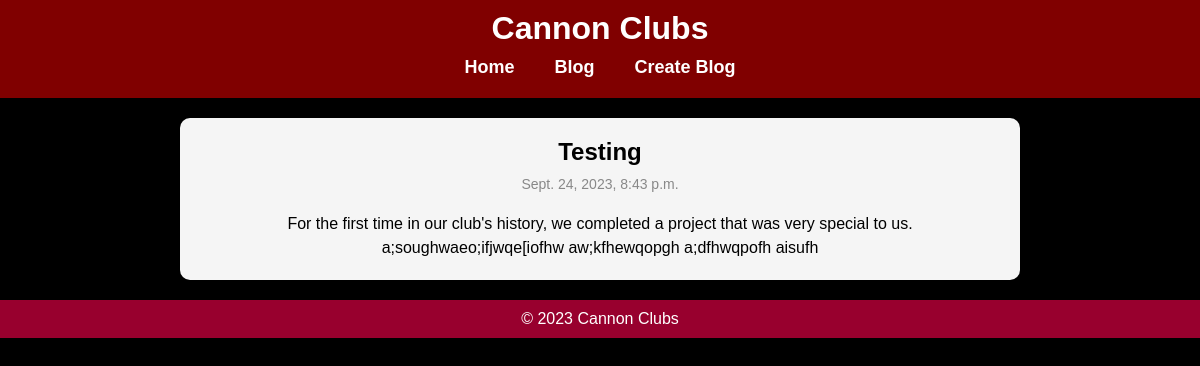
Page /blog/14/ on the committed database.
### blog/models.py (models this page shows, shortened)
class Post(models.Model):
    name = models.CharField(max_length=50)
    picture = models.ImageField()
    pub_date = models.DateTimeField("date published")
    words = models.CharField(max_length=250)

### blog/views.py (the view)
# urls.py: path("<int:pk>/", views.PostView.as_view(), name="post"),
class PostView(generic.DetailView):
    model = Post
    template_name = "blog/post.html"
    def get_queryset(self):
        return Post.objects.filter(pub_date__lte=timezone.now())

### blog/templates/blog/post.html (shortened to what this page needs)
{% load static %}
<!DOCTYPE html>
<html>
<head>
    <link rel="stylesheet" type="text/css" href="{% static 'blog/style.css' %}">
</head>
<body>
    <header id="navbar">
        <h1>Cannon Clubs</h1>
        <nav class="navbar-container">
            <ul class="nav-list">
                <li class="nav-item"><a href="/" class="nav-link">Home</a></li>
                <li class="nav-item"><a href="/blog" class="nav-link">Blog</a></li>
                <li class="nav-item"><a href="/blog/form" class="nav-link">Create Blog</a></li>
            </ul>
        </nav>
    </header>
    <div class="container">
        <h1 class="post-title">{{ post.name }}</h1>
        <p class="post-date">{{ post.pub_date }}</p>
        <div class="post-content">
            {{ post.words }}
        </div>
    </div>
    <footer>
        &copy; 2023 Cannon Clubs
    </footer>
</body>
</html>

### blog/static/blog/style.css (style rules this page uses)
body, h1, h2, h3, p, ul, li { margin: 0; padding: 0; }
body { font-family: Arial, sans-serif; background-color: black; color: #fff; margin: 0; padding: 0; }
header { background-color: maroon; color: #fff; padding: 10px 0; text-align: center; animation: fadeIn 1s; }
nav ul { list-style: none; display: flex; justify-content: center; background-color: maroon; padding: 10px 0; }
nav li { margin: 0 20px; }
nav a { text-decoration: none; color: #fff; font-weight: bold; font-size: 18px; }
.container { max-width: 800px; margin: 20px auto; padding: 20px; background-color: #f5f5f5; box-shadow: 0 0 10px rgba(0, 0, 0, 0.2); border-radius: 10px; text-align: center; transition: background-color 0.3s, box-shadow 0.3s; }
.post-title { font-size: 24px; margin-bottom: 10px; color:black; }
.post-date { color: #888; font-size: 14px; }
.post-content { margin-top: 20px; line-height: 1.5; color: black; }
footer { text-align: center; padding: 10px 0; background-color: rgb(152, 0, 46); color: #fff; }

### rows in the picture
Post: name "Testing", pub_date "Sept. 24, 2023, 8:43 p.m.", words "For the first time in our club's history, we completed a project that was very special to us. a;soughwaeo;ifjwqe[iofhw aw;kfhewqopgh a;dfhwqpofh aisufh"
